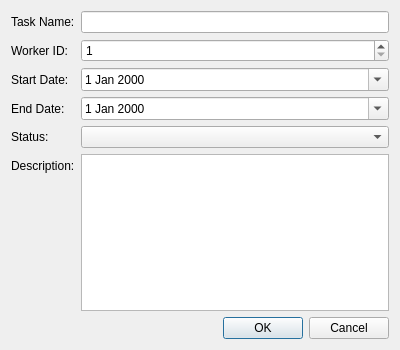
<?xml version="1.0" encoding="UTF-8"?>
<ui version="4.0">
 <class>AddTaskDialog</class>
 <widget class="QDialog" name="AddTaskDialog">
  <property name="geometry">
   <rect>
    <x>0</x>
    <y>0</y>
    <width>400</width>
    <height>350</height>
   </rect>
  </property>
  <property name="windowTitle">
   <string>Add New Task</string>
  </property>
  <layout class="QVBoxLayout" name="verticalLayout">
   <item>
    <layout class="QFormLayout" name="formLayout">
     <item row="0" column="0">
      <widget class="QLabel" name="label">
       <property name="text">
        <string>Task Name:</string>
       </property>
      </widget>
     </item>
     <item row="0" column="1">
      <widget class="QLineEdit" name="taskNameEdit"/>
     </item>
     <item row="1" column="0">
      <widget class="QLabel" name="label_2">
       <property name="text">
        <string>Worker ID:</string>
       </property>
      </widget>
     </item>
     <item row="1" column="1">
      <widget class="QSpinBox" name="workerIdSpinBox">
       <property name="minimum">
        <number>1</number>
       </property>
       <property name="maximum">
        <number>999999</number>
       </property>
      </widget>
     </item>
     <item row="2" column="0">
      <widget class="QLabel" name="label_3">
       <property name="text">
        <string>Start Date:</string>
       </property>
      </widget>
     </item>
     <item row="2" column="1">
      <widget class="QDateEdit" name="startDateEdit">
       <property name="calendarPopup">
        <bool>true</bool>
       </property>
      </widget>
     </item>
     <item row="3" column="0">
      <widget class="QLabel" name="label_4">
       <property name="text">
        <string>End Date:</string>
       </property>
      </widget>
     </item>
     <item row="3" column="1">
      <widget class="QDateEdit" name="endDateEdit">
       <property name="calendarPopup">
        <bool>true</bool>
       </property>
      </widget>
     </item>
     <item row="4" column="0">
      <widget class="QLabel" name="label_5">
       <property name="text">
        <string>Status:</string>
       </property>
      </widget>
     </item>
     <item row="4" column="1">
      <widget class="QComboBox" name="statusComboBox"/>
     </item>
     <item row="5" column="0">
      <widget class="QLabel" name="label_6">
       <property name="text">
        <string>Description:</string>
       </property>
      </widget>
     </item>
     <item row="5" column="1">
      <widget class="QTextEdit" name="descriptionEdit"/>
     </item>
    </layout>
   </item>
   <item>
    <widget class="QDialogButtonBox" name="buttonBox">
     <property name="orientation">
      <enum>Qt::Horizontal</enum>
     </property>
     <property name="standardButtons">
      <set>QDialogButtonBox::Cancel|QDialogButtonBox::Ok</set>
     </property>
    </widget>
   </item>
  </layout>
 </widget>
 <resources/>
 <connections>
  <connection>
   <sender>buttonBox</sender>
   <signal>accepted()</signal>
   <receiver>AddTaskDialog</receiver>
   <slot>accept()</slot>
   <hints>
    <hint type="sourcelabel">
     <x>248</x>
     <y>254</y>
    </hint>
    <hint type="destinationlabel">
     <x>157</x>
     <y>274</y>
    </hint>
   </hints>
  </connection>
  <connection>
   <sender>buttonBox</sender>
   <signal>rejected()</signal>
   <receiver>AddTaskDialog</receiver>
   <slot>reject()</slot>
   <hints>
    <hint type="sourcelabel">
     <x>316</x>
     <y>260</y>
    </hint>
    <hint type="destinationlabel">
     <x>286</x>
     <y>274</y>
    </hint>
   </hints>
  </connection>
 </connections>
</ui>
